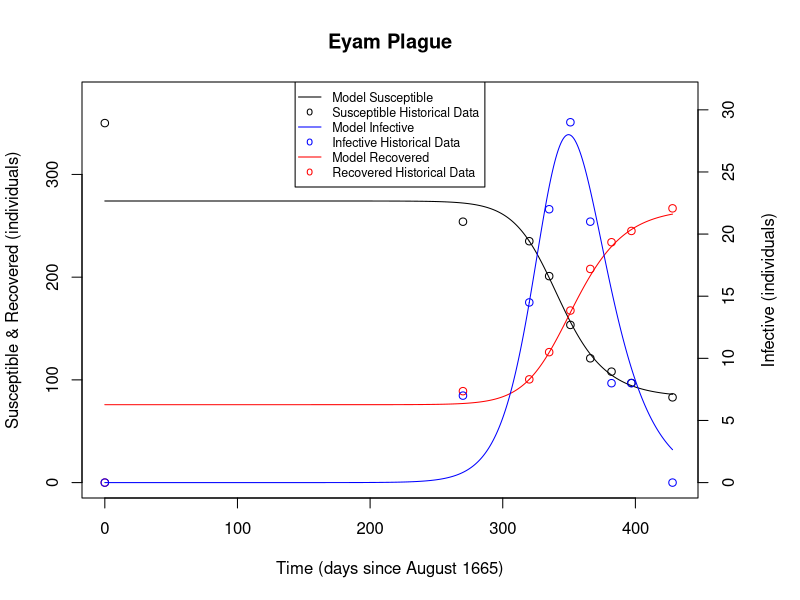

The R source for this figure:
library('deSolve')

# Real-world data from Table 2.2
N = 350
S_data = c(350,254,235,201,153.5,121,108,97,83)
I_data = c(0,7,14.5,22,29,21,8,8,0)
R_data = N - S_data - I_data
time = c(0,270,320,335,351,366,382,397,428)
# Took August to May to be 9*30 days, Mid-May to be May 15th, and used 4ths of month

initial = 3

plot_time = time[-(1:(initial-1))]
plot_S = S_data[-(1:(initial-1))]
plot_I = I_data[-(1:(initial-1))]
plot_R = R_data[-(1:(initial-1))]

# Should I pick my initial S and I to be 350 and 0 or 254 and 7 or ?
S0 = S_data[initial]

# 
Sinf = tail(S_data,1)
I0 = I_data[initial]
R0 = N - S0 - I0
alpha = 1/11
beta = (log(S0/Sinf)/(S0 + I0 - Sinf))*alpha
c = alpha/beta
Imax = -c + c * log(c) + S0 + I0 - c * log(S0)

# time sequence for before initial conditions
t1 <- seq(time[initial], 0, by = -0.01)

# time sequence for after initial conditions
t2 <- seq(time[initial], tail(time,1), by = 0.01)

# parameters: a named vector
parameters <- c(a = alpha, b = beta)

# initial condition: a named vector
state <- c(S = S0, I = I0, R = R0)

# R function to calculate the value of the derivatives at each time value
# Use the names of the variables as defined in the vectors above
SIR_model <- function(t, state, parameters){
  with(as.list(c(state, parameters)), {
    dS = -b * I * S
    dI = b * I * S - a * I
    dR = a * I
    return(list(c(dS, dI, dR)))
  })
}
## Integration with 'ode'
out1 <- ode(y = state, times = t1, func = SIR_model, parms = parameters)
out1.df <- as.data.frame(out1)

out2 <- ode(y = state, times = t2, func = SIR_model, parms = parameters)
out2.df <- as.data.frame(out2)

par(new=F,mar=c(5.1,4.1,4.1,5.1))
plot(time,S_data,
     xlab='Time (days since August 1665)',
     ylab='Susceptible & Recovered (individuals)',
     xlim=c(time[1],430), ylim=c(0,375),
     main='Eyam Plague')
lines(out1.df[c("time","S")], lty=1)
lines(out2.df[c("time","S")], lty=1)

par(new=T)
plot(time,R_data, col='red', 
     ann=F,axes=F, 
     xlim=c(time[1],430), ylim=c(0,375))
lines(out1.df[c("time","R")], col='red', lty=1)
lines(out2.df[c("time","R")], col='red', lty=1)

par(new=T)
plot(time,I_data, col='blue', 
     ann=F,axes=F, 
     xlim=c(time[1],430), ylim=c(0,max(I_data,Imax)+2))
lines(out1.df[c("time","I")], col='blue', lty=1)
lines(out2.df[c("time","I")], col='blue', lty=1)
mtext("Infective (individuals)", side=4, line=3)
axis(4)

legend("top",
       legend=c("Model Susceptible","Susceptible Historical Data","Model Infective","Infective Historical Data","Model Recovered","Recovered Historical Data"),
       lty=c(1,NA,1,NA,1,NA),
       col=c("black","black","blue","blue","red","red"), 
       pch=c(NA,"o",NA,"o",NA,"o"),
       cex=0.75)
